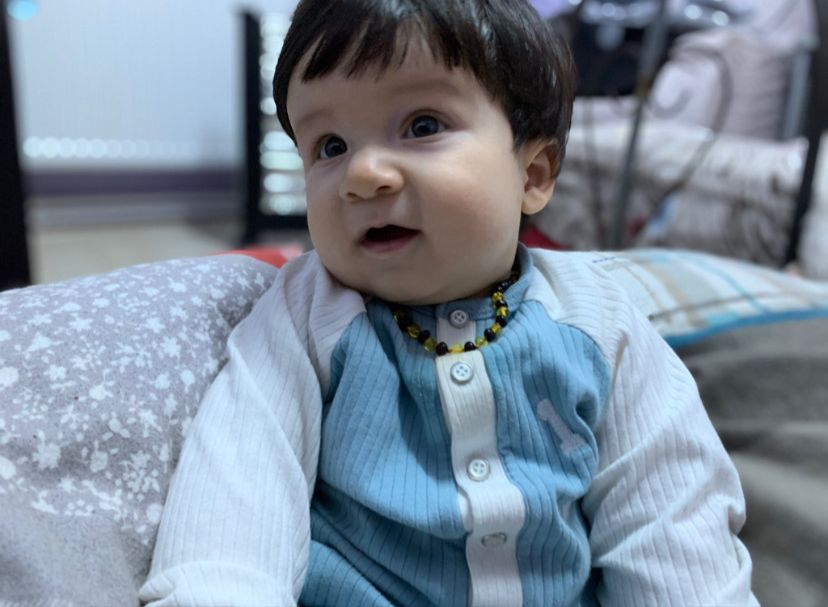
#> input picture Src/Guzum.jpg, 828 x 607 px, found by its file name
$ python Thresholding.py
#> lines starting #> are read from the running program, lines starting #| are printed output that depends on the picture; after the words box and inside, x2 and y2 are one past the last pixel; in counts of white or black regions, pixels touching at a corner belong together
import cv2
import numpy as np
from matplotlib import pyplot as plt
#from:organ import:doku
#Thersholding:nesne ve arka planı birbirinden ayırma...
img=cv2.imread("C:\\OpenCV\\OpenCv_Uygulamar_1\\Src\\Guzum.jpg",0)
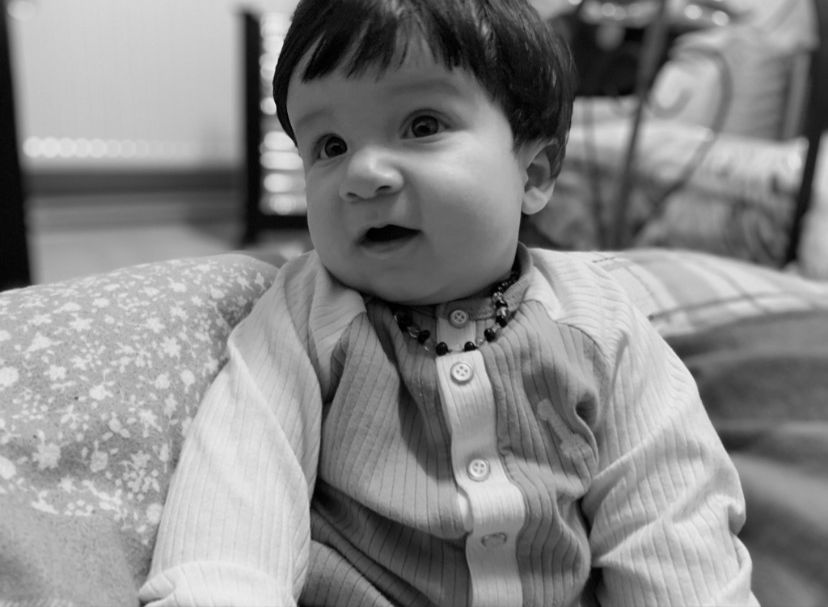
#> img: shape (607, 828); min 0, max 241, mean 135.6
# 0 değeri siyah beyaz:grayscale

ret,th1=cv2.threshold(img,85,225,cv2.THRESH_BINARY)
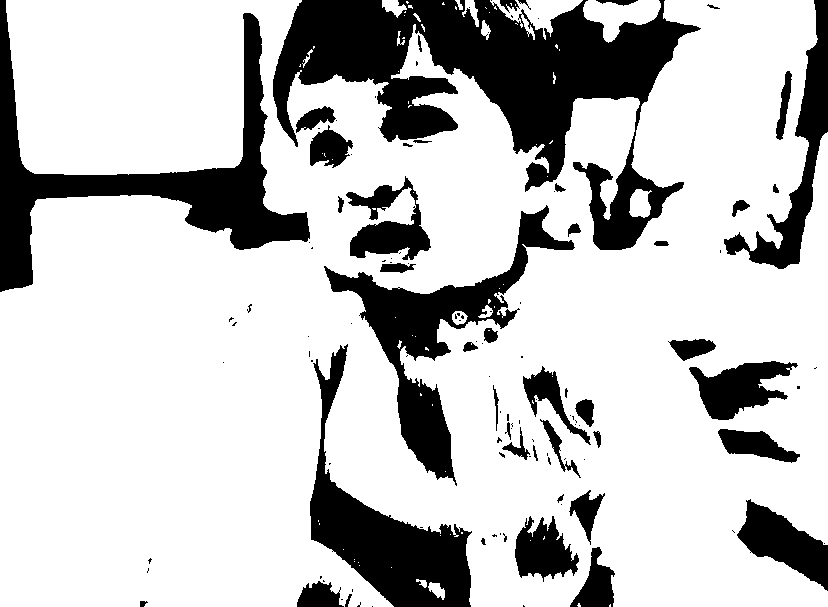
#> th1: shape (607, 828); values 0 (black) and 225 (white), 76.6% white; 122 black regions (76 under 20 px), largest, box (x1, y1, x2, y2) and area: (273, 0, 701, 250) 40920, (0, 0, 310, 292) 19023, (324, 205, 575, 486) 13521

th2=cv2.adaptiveThreshold(img,255,cv2.ADAPTIVE_THRESH_MEAN_C,cv2.THRESH_BINARY,21,2)
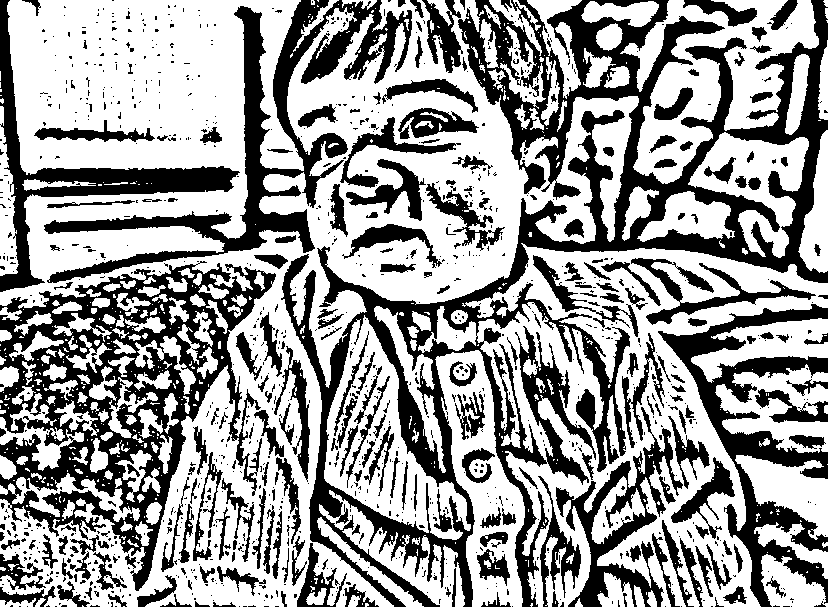
#> th2: shape (607, 828); 60.8% white; 1104 black regions (876 under 20 px), largest, box (x1, y1, x2, y2) and area: (281, 0, 828, 607) 64938, (0, 261, 276, 591) 31196, (44, 0, 412, 283) 17536
#retrun,thresholding

th3=cv2.adaptiveThreshold(img,255,cv2.ADAPTIVE_THRESH_GAUSSIAN_C,cv2.THRESH_BINARY,41,2)
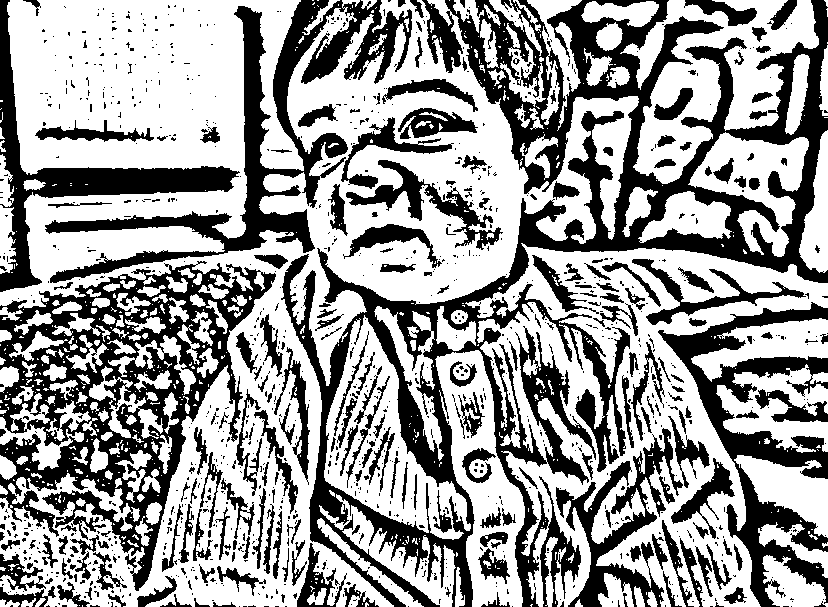
#> th3: shape (607, 828); 60.8% white; 1136 black regions (910 under 20 px), largest, box (x1, y1, x2, y2) and area: (281, 0, 828, 607) 69184, (0, 261, 276, 591) 30688, (45, 0, 412, 283) 17901


cv2.imshow("image",img)
#cv2.imshow("image-th 1",th1)

#cv2.imshow("image-th 2",th2)

cv2.imshow("image-th 3",th3)
cv2.waitKey(0)
cv2.destroyAllWindows()

$ run again, with Src/Kizlarim.jpg copied over Src/Guzum.jpg
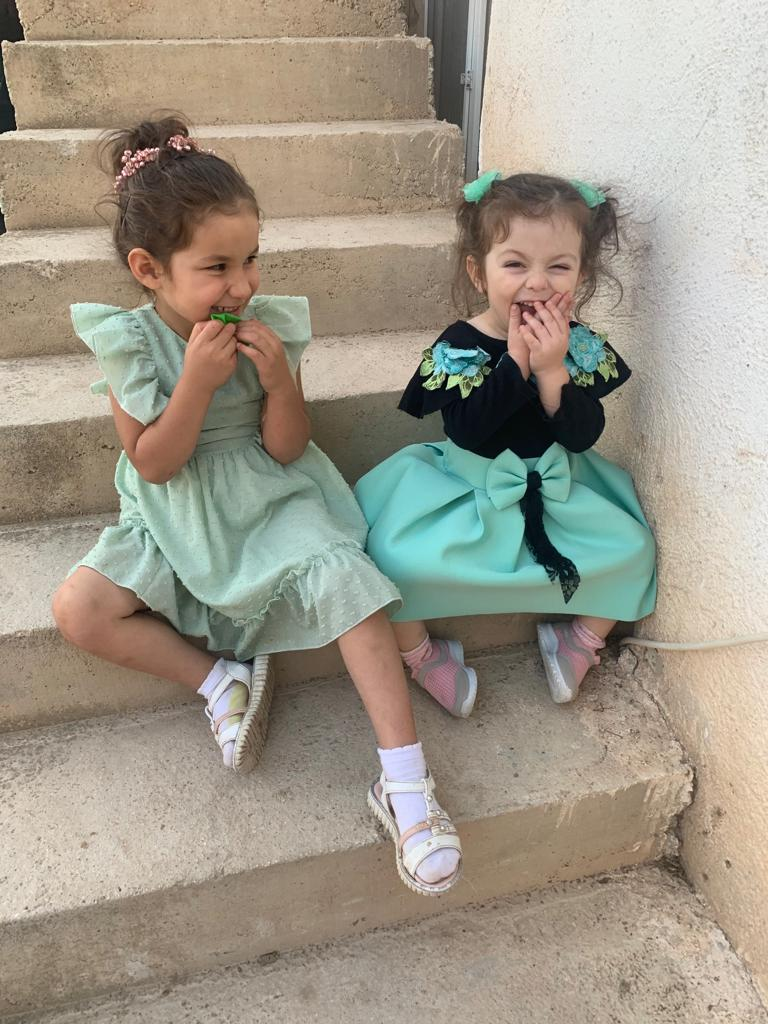
#> input picture Src/Kizlarim.jpg, 768 x 1024 px, found by its file name
#> `ret,th1=cv2.threshold(img,85,225,cv2.THRESH_BINARY)`:
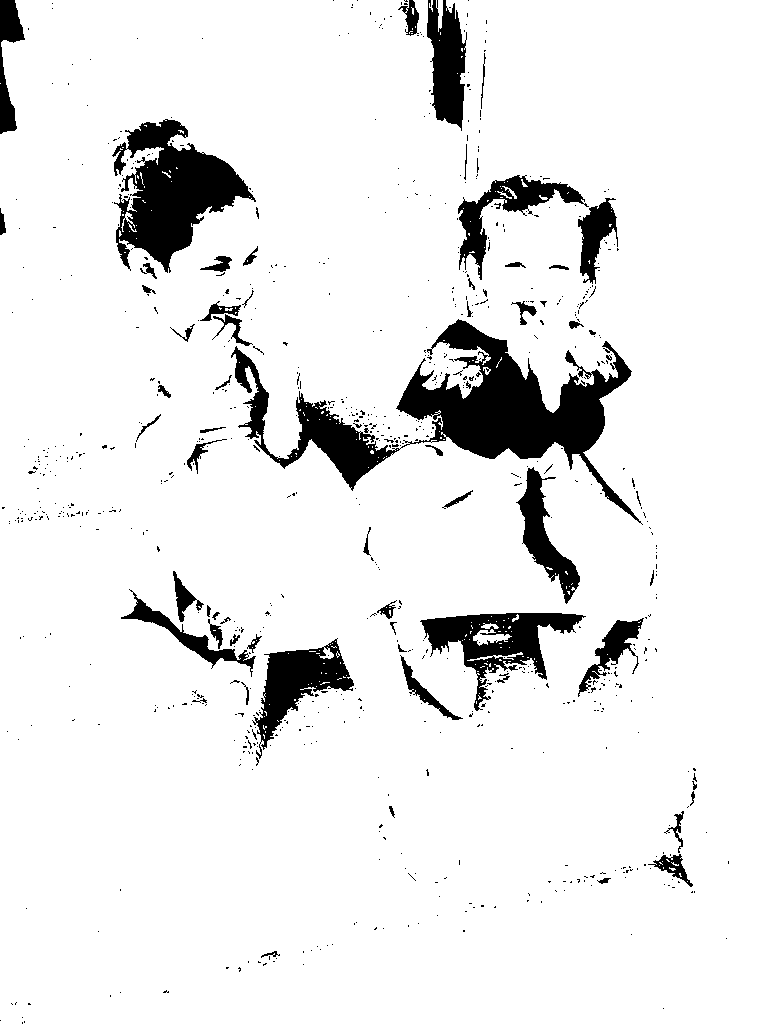
#> th1: shape (1024, 768); values 0 (black) and 225 (white), 91.6% white; 803 black regions (738 under 20 px), largest, box (x1, y1, x2, y2) and area: (231, 319, 643, 525) 21400, (112, 119, 256, 273) 10543, (420, 613, 586, 711) 5476
#> th2: shape (1024, 768); 60.3% white; 7831 black regions (6579 under 20 px), largest, box (x1, y1, x2, y2) and area: (0, 0, 768, 976) 101860, (0, 259, 551, 608) 33185, (0, 97, 194, 295) 8331
#> `th3=cv2.adaptiveThreshold(img,255,cv2.ADAPTIVE_THRESH_GAUSSIAN_C,cv2.T..`:
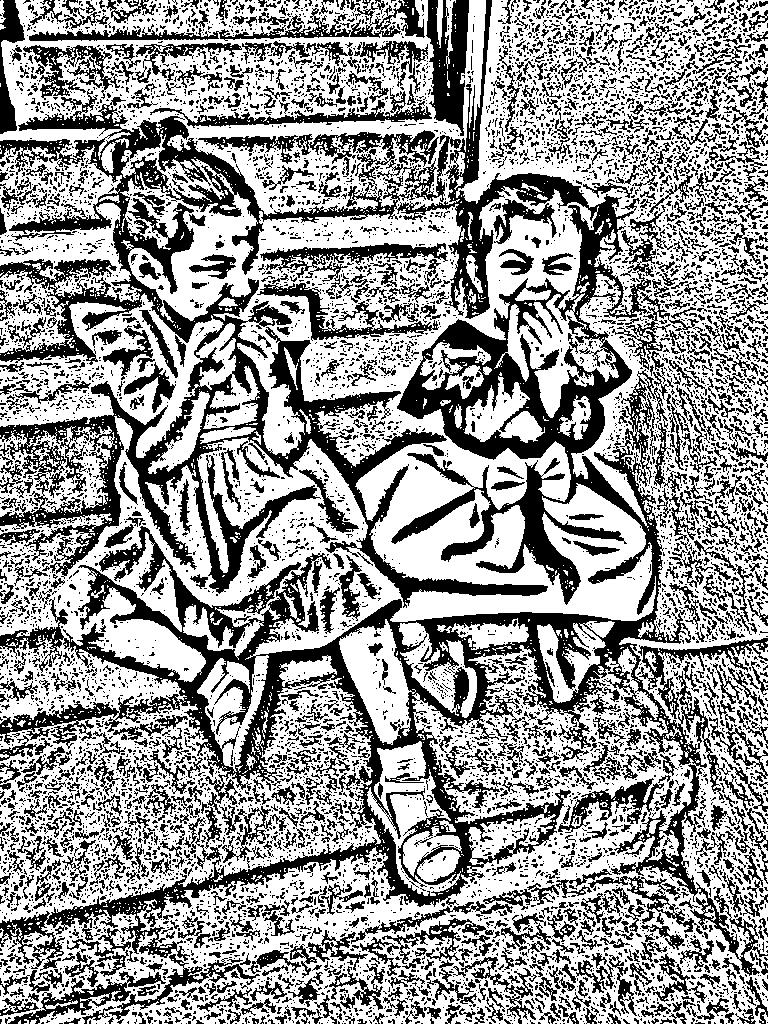
#> th3: shape (1024, 768); 60.2% white; 8135 black regions (6854 under 20 px), largest, box (x1, y1, x2, y2) and area: (0, 0, 768, 976) 148820, (426, 0, 469, 136) 3668, (29, 0, 425, 41) 3532

$ run again, with Src/bilateral.jpg copied over Src/Guzum.jpg
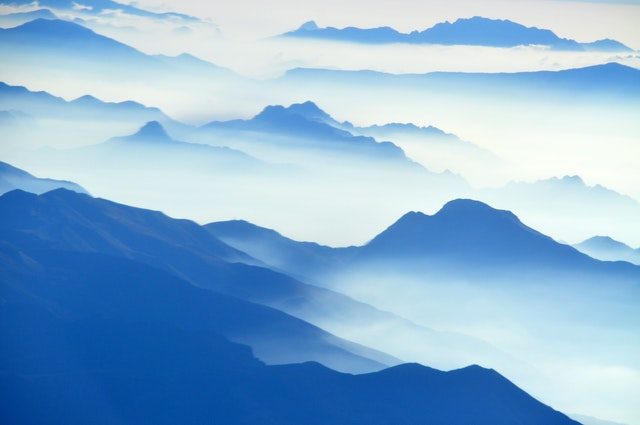
#> input picture Src/bilateral.jpg, 640 x 425 px, found by its file name
#> `ret,th1=cv2.threshold(img,85,225,cv2.THRESH_BINARY)`:
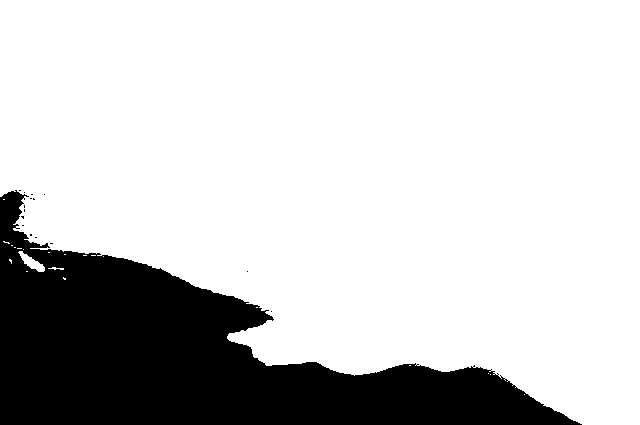
#> th1: shape (425, 640); values 0 (black) and 225 (white), 79.1% white; 16 black regions (15 under 20 px), largest, box (x1, y1, x2, y2) and area: (0, 190, 582, 425) 56944
#> th2: shape (425, 640); 77.7% white; 740 black regions (667 under 20 px), largest, box (x1, y1, x2, y2) and area: (0, 187, 640, 277) 13378, (0, 18, 640, 97) 8206, (0, 82, 504, 189) 7608
#> `th3=cv2.adaptiveThreshold(img,255,cv2.ADAPTIVE_THRESH_GAUSSIAN_C,cv2.T..`:
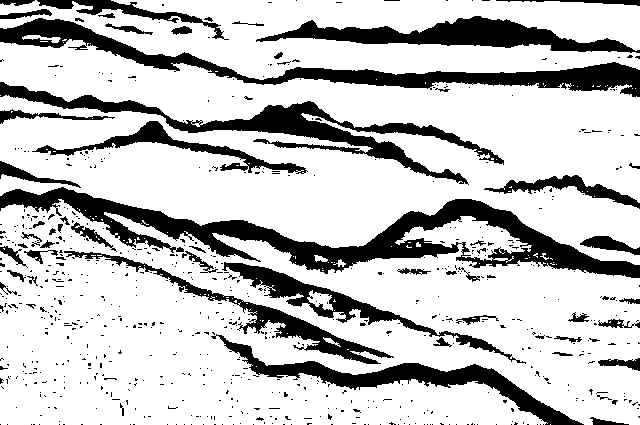
#> th3: shape (425, 640); 77% white; 705 black regions (644 under 20 px), largest, box (x1, y1, x2, y2) and area: (0, 187, 640, 278) 14477, (0, 18, 640, 97) 9152, (0, 82, 504, 185) 7772
